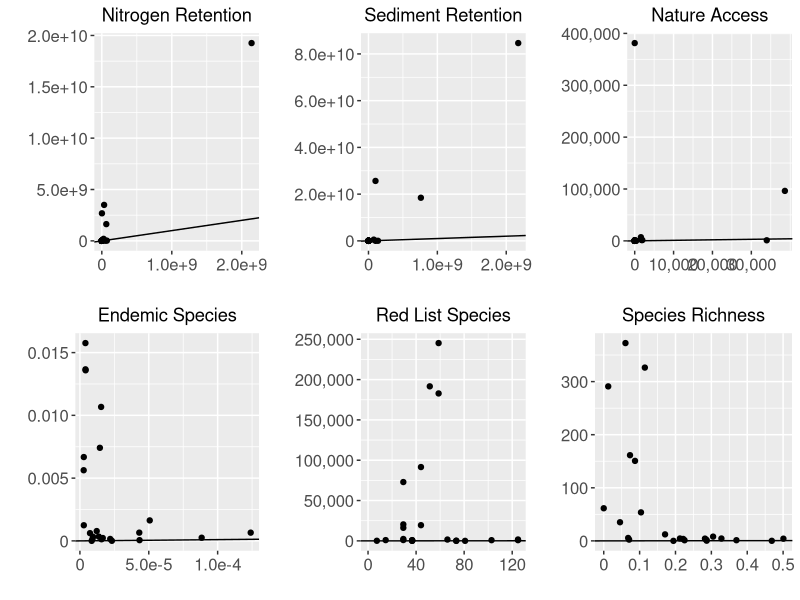

Recreate this plot in R. (Note: this script raises an error after producing the figure.)
### Figure creation for manuscript

# Load libraries
library(ggplot2)
library(ggpubr)
library(scales)

# Import data
compare <- read.csv("./lithiumMineComparisonPlot.csv")

# Figure 4a: total impacts comparison

# Plot nitrogen retention
N <- ggplot(compare, aes(x=N_bufferedPt, y=N_polygon)) + 
  geom_point() + 
  geom_abline(intercept = 0, slope = 1) + 
  ggtitle("Nitrogen Retention") + 
  theme(plot.title = element_text(hjust = 0.5),
        axis.text.x = element_text(size = 12),
        axis.text.y = element_text(size = 12)) + 
  scale_x_continuous(breaks = c(0, 1000000000, 2000000000), label=c("0", "1.0e+9", "2.0e+9")) + 
  scale_y_continuous(breaks = c(0, 5000000000, 10000000000, 15000000000, 20000000000), label=c("0", "5.0e+9", "1.0e+10", "1.5e+10", "2.0e+10")) + 
  xlab("") + 
  ylab("")

# Plot sediment retention
sed <- ggplot(compare, aes(x=sed_bufferedPt, y=sed_polygon)) +
  geom_point() + 
  geom_abline(intercept = 0, slope = 1) + 
  ggtitle("Sediment Retention") + 
  theme(plot.title = element_text(hjust = 0.5),
        axis.text.x = element_text(size = 12),
        axis.text.y = element_text(size = 12)) +
  scale_x_continuous(breaks = c(0, 1000000000, 2000000000), label=c("0", "1.0e+9","2.0e+9")) + 
  scale_y_continuous(breaks = c(0, 20000000000, 40000000000, 60000000000, 80000000000), label=c("0", "2.0e+10", "4.0e+10", "6.0e+10", "8.0e+10")) + 
  xlab("") + 
  ylab("")

# Plot nature access
nature <- ggplot(compare, aes(x=nature_bufferedPt, y=nature_polygon)) + 
  geom_point() + 
  geom_abline(intercept = 0, slope = 1) + 
  ggtitle("Nature Access") +  
  theme(plot.title = element_text(hjust = 0.5),
        axis.text.x = element_text(size = 12),
        axis.text.y = element_text(size = 12)) +
  scale_x_continuous(breaks = c(0, 10000, 20000, 30000), label=c("0", "10,000", "20,000", "30,000")) + 
  scale_y_continuous(breaks = c(0, 1000000, 2000000, 3000000, 4000000), label=c("0", "100,000", "200,000", "300,000", "400,000")) + 
  xlab("") + 
  ylab("")

# Plot endemic species
endemic <- ggplot(compare, aes(x=endemic_bufferedPt, y=endemic_polygon)) + 
  geom_point() + 
  geom_abline(intercept = 0, slope = 1) + 
  ggtitle("Endemic Species") +
  theme(plot.title = element_text(hjust = 0.5),
        axis.text.x = element_text(size = 12),
        axis.text.y = element_text(size = 12)) +
  scale_x_continuous(breaks = c(0, 0.00005, 0.0001), label=c("0", "5.0e-5", "1.0e-4")) + 
  scale_y_continuous(breaks = c(0, 0.005, 0.01, 0.015), label=c("0", "0.005", "0.010", "0.015")) + 
  xlab("") +
  ylab("")

# Plot Red List species
redlist <- ggplot(compare, aes(x=redlist_bufferedPt, y=redlist_polygon)) + 
  geom_point() + 
  geom_abline(intercept = 0, slope = 1) + 
  ggtitle("Red List Species") + 
  theme(plot.title = element_text(hjust = 0.5),
        axis.text.x = element_text(size = 12),
        axis.text.y = element_text(size = 12)) +
  scale_x_continuous(breaks = c(0, 25, 50, 75, 100, 125), label=c("0", "25", "50", "75", "100", "125")) + 
  scale_y_continuous(breaks = c(0, 50000, 100000, 150000, 200000, 250000), label=c("0", "50,000", "100,000", "150,000", "200,000", "250,000")) + 
  xlim(0, 125) +
  xlab("") + 
  ylab("")

# Plot species richness
richness <- ggplot(compare, aes(x=richness_bufferedPt, y=richness_polygon)) + 
  geom_point() + 
  geom_abline(intercept = 0, slope = 1) + 
  ggtitle("Species Richness") +   
  theme(plot.title = element_text(hjust = 0.5),
        axis.text.x = element_text(size = 12),
        axis.text.y = element_text(size = 12)) +
  scale_x_continuous(breaks = c(0, 0.1, 0.2, 0.3, 0.4, 0.5), label=c("0", "0.1", "0.2", "0.3", "0.4", "0.5")) + 
  scale_y_continuous(breaks = c(0, 100, 200, 300), label=c("0", "100", "200", "300")) + 
  xlab("") + 
  ylab("")

# Arrange 6 plots
ggarrange(N, sed, nature, endemic, redlist, richness)

#################################
# Impacts per tonne (production) comparison

# Plot nitrogen retention per tonne
N_perT <- ggplot(compare, aes(x=N_buffPt_perPROD, y=N_poly_perPROD)) + 
  geom_point() + 
  geom_abline(intercept = 0, slope = 1) + 
  ggtitle("Nitrogen Retention") + 
  theme(plot.title = element_text(hjust = 0.5),
        axis.text.x = element_text(size = 12),
        axis.text.y = element_text(size = 12)) + 
  scale_x_continuous(breaks = c(0, 150000, 300000), label=c("0", "150,000", "300,000")) + 
  scale_y_continuous(breaks = c(0, 1000000, 2000000, 3000000), label=c("0", "1.0e+6", "2.0e+6", "3.0e+6")) + 
  xlab("") + 
  ylab("")

# Plot sediment retention per tonne
sed_perT <- ggplot(compare, aes(x=sed_buffPt_perPROD, y=sed_poly_perPROD)) +
  geom_point() + 
  geom_abline(intercept = 0, slope = 1) + 
  ggtitle("Sediment Retention") + 
  theme(plot.title = element_text(hjust = 0.5),
        axis.text.x = element_text(size = 12),
        axis.text.y = element_text(size = 12)) +
  scale_x_continuous(breaks = c(0, 100000, 200000), label=c("0", "100,000","200,000")) + 
  scale_y_continuous(breaks = c(0, 3000000, 6000000, 9000000), label=c("0", "3.0e+6", "6.0e+6", "9.0e+6")) + 
  xlab("") + 
  ylab("")

# Plot nature access per tonne
nature_perT <- ggplot(compare, aes(x=nature_buffPt_perPROD, y=nature_poly_perPROD)) + 
  geom_point() + 
  geom_abline(intercept = 0, slope = 1) + 
  ggtitle("Nature Access") +  
  theme(plot.title = element_text(hjust = 0.5),
        axis.text.x = element_text(size = 12),
        axis.text.y = element_text(size = 12)) +
  scale_x_continuous(breaks = c(0, 5, 10, 15), label=c("0", "5", "10", "15")) + 
  scale_y_continuous(breaks = c(0, 1000, 2000, 3000, 4000), label=c("0", "1,000", "2,000", "3,000", "4,000")) + 
  xlab("") + 
  ylab("")

# Plot endemic species per tonne
endemic_perT <- ggplot(compare, aes(x=endemic_buffPt_perPROD, y=endemic_poly_perPROD)) + 
  geom_point() + 
  geom_abline(intercept = 0, slope = 1) + 
  ggtitle("Endemic Species") +
  theme(plot.title = element_text(hjust = 0.5),
        axis.text.x = element_text(size = 12),
        axis.text.y = element_text(size = 12)) +
  scale_x_continuous(breaks = c(0, 0.000000075, 0.00000015), label=c("0", "7.5e-8", "1.5e-7")) + 
  scale_y_continuous(breaks = c(0, 0.000005, 0.00001, 0.000015), label=c("0", "5.0e-6", "1.0e-5", "1.5e-5")) + 
  xlab("") +
  ylab("")

# Plot Red List species per tonne
redlist_perT <- ggplot(compare, aes(x=redlist_buffPt_perPROD, y=redlist_poly_perPROD)) + 
  geom_point() + 
  geom_abline(intercept = 0, slope = 1) + 
  ggtitle("Red List Species") + 
  theme(plot.title = element_text(hjust = 0.5),
        axis.text.x = element_text(size = 12),
        axis.text.y = element_text(size = 12)) +
  scale_x_continuous(breaks = c(0, 0.05, 0.1, 0.15), label=c("0", "0.05", "0.1", "0.15")) + 
  scale_y_continuous(breaks = c(0, 50, 100, 150, 200), label=c("0", "50", "100", "150", "200")) + 
  xlab("") + 
  ylab("")

# Plot species richness per tonne
richness_perT <- ggplot(compare, aes(x=richness_buffPt_perPROD, y=richness_poly_perPROD)) + 
  geom_point() + 
  geom_abline(intercept = 0, slope = 1) + 
  ggtitle("Species Richness") +   
  theme(plot.title = element_text(hjust = 0.5),
        axis.text.x = element_text(size = 12),
        axis.text.y = element_text(size = 12)) +
  scale_x_continuous(breaks = c(0, 0.00025, 0.0005, 0.00075), label=c("0", "2.5e-4", "5.0e-4", " ")) + 
  scale_y_continuous(breaks = c(0, 0.1, 0.2, 0.3), label=c("0", "0.1", "0.2", "0.3")) + 
  xlab("") + 
  ylab("")

# Arrange 6 plots
ggarrange(N_perT, sed_perT, nature_perT, endemic_perT, redlist_perT, richness_perT)

#################################
# Figure 4b: Total impact rank comparison

# Import data
rank <- read.csv("./lithiumMineComparisonPlot_Rank.csv")

# Plot nitrogen retention rank
N_rank <- ggplot(rank, aes(x=N_bufferedPt_Rank, y=N_polygon_Rank)) + 
  geom_point() + 
  geom_abline(intercept = 0, slope = 1) + 
  ggtitle("Nitrogen Retention") + 
  theme(plot.title = element_text(hjust = 0.5),
        axis.text.x = element_text(size = 12),
        axis.text.y = element_text(size = 12)) +
  scale_x_reverse() +
  scale_y_reverse() +
  xlim(23, 1) +
  ylim(23, 1) +
  xlab("") +
  ylab("")

# Plot sediment retention rank
sed_rank <- ggplot(rank, aes(x=sed_bufferedPt_Rank, y=sed_polygon_Rank)) +
  geom_point() +
  geom_abline(intercept = 0, slope = 1) +
  ggtitle("Sediment Retention") +  
  theme(plot.title = element_text(hjust = 0.5),
        axis.text.x = element_text(size = 12),
        axis.text.y = element_text(size = 12)) +
  scale_x_reverse() +
  scale_y_reverse() +
  xlim(23, 1) +
  ylim(23, 1) +
  xlab("") +
  ylab("")

# Plot nature access rank
nature_rank <- ggplot(rank, aes(x=nature_bufferedPt_Rank, y=nature_polygon_Rank)) + 
  geom_point() + 
  geom_abline(intercept = 0, slope = 1) + 
  ggtitle("Nature Access") + 
  theme(plot.title = element_text(hjust = 0.5),
        axis.text.x = element_text(size = 12),
        axis.text.y = element_text(size = 12)) +
  scale_x_reverse() +
  scale_y_reverse() +
  xlim(23, 1) +
  ylim(23, 1) +
  xlab("") +
  ylab("")

# Plot endemic species rank
endemic_rank <- ggplot(rank, aes(x=endemic_bufferedPt_Rank, y=endemic_polygon_Rank)) + 
  geom_point() + 
  geom_abline(intercept = 0, slope = 1) + 
  ggtitle("Endemic Species") +   
  theme(plot.title = element_text(hjust = 0.5),
        axis.text.x = element_text(size = 12),
        axis.text.y = element_text(size = 12)) +
  scale_x_reverse() +
  scale_y_reverse() +
  xlim(23, 1) +
  ylim(23, 1) +
  xlab("") +
  ylab("")

# Plot Red List species rank
redlist_rank <- ggplot(rank, aes(x=redlist_bufferedPt_Rank, y=redlist_polygon_Rank)) + 
  geom_point() + 
  geom_abline(intercept = 0, slope = 1) + 
  ggtitle("Red List Species") +   
  theme(plot.title = element_text(hjust = 0.5),
        axis.text.x = element_text(size = 12),
        axis.text.y = element_text(size = 12)) +
  scale_x_reverse() +
  scale_y_reverse() +
  xlim(23, 1) +
  ylim(23, 1) +
  xlab("") +
  ylab("")

# Plot species richness rank
richness_rank <- ggplot(rank, aes(x=richness_bufferedPt_Rank, y=richness_polygon_Rank)) + 
  geom_point() + 
  geom_abline(intercept = 0, slope = 1) + 
  ggtitle("Species Richness") + 
  theme(plot.title = element_text(hjust = 0.5),
        axis.text.x = element_text(size = 12),
        axis.text.y = element_text(size = 12)) +
  scale_x_reverse() +
  scale_y_reverse() +
  xlim(23, 1) +
  ylim(23, 1) +
  xlab("") +
  ylab("")

# Arrange 6 plots
ggarrange(N_rank, sed_rank, nature_rank, endemic_rank, redlist_rank, richness_rank)
